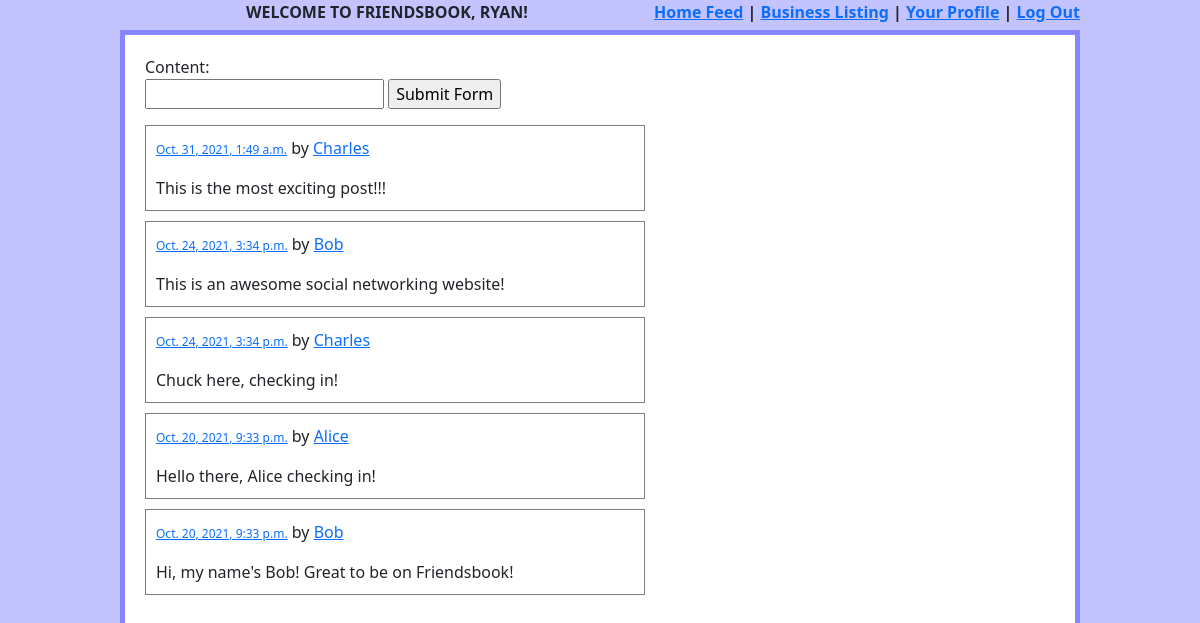
The app's page / (signed in) with its own data.
### post/models.py (models this page shows, shortened)
class Post(models.Model):
    author = models.ForeignKey(User, null=True, blank=True, on_delete=CASCADE)
    content = models.CharField(max_length=140, validators=[validate_no_bad_words])
    created_on = models.DateTimeField('date created', auto_now_add=True)
    objects = models.Manager()
    feed_manager = FeedManager()

### post/views.py (the view)
# urls.py: path('', post_feed, name='home'),
@vary_on_cookie
def post_feed(request):
    if not request.user.is_authenticated:
        return redirect('/account/login/')
    post_form = PostForm()
    if request.method == 'POST':
        post_form = add_post(request)
    template = loader.get_template('feed.html')
    posts = Post.feed_manager.get_feed(request)
    return HttpResponse(template.render({'posts': posts, 'new_post_form': post_form}, request))

### post/forms.py
class PostForm(forms.ModelForm):
    class Meta:
        model = Post
        fields = ['content']

### post/managers.py (called while the page is built)
    def get_feed(self, request):
        return self.exclude(author = request.user).order_by('-created_on')

### post/templatetags/curb_your_enthusiasm.py (called while the page is built)
@register.filter(name='single_exclamation')
def single_exclamation(value, args):
    pattern = '[!]{'+str(args-1)+'}[!]+'
    return re.sub(pattern, '!'*args, value)

### post/templates/feed.html (shortened to what this page needs)
{% include 'header.html' %}
{% load curb_your_enthusiasm %}
<div class="wrapper">
<form method="post" action="">
    {{new_post_form}}
    <input type="submit" value="Submit Form"/>
</form>
{% for post in posts %}
<div class="post">
    <span id="post-{{post.id}}">
        <span class="date"><a href="/post/{{post.id}}">{{post.created_on}}</a></span> by <a href="/profile/{{ post.author.id }}">{{post.author.username}}</a>
        </p>{{post.content | single_exclamation:3}}
    </span>
</div>
{% endfor %}
</div>

### post/templates/header.html (shortened to what this page needs)
{% load bootstrap5 %}
{% bootstrap_css %}
{% load static %}
<link rel="stylesheet" type="text/css" href="{% static 'css/styles.css' %}">
<div class="header">
    WELCOME TO FRIENDSBOOK, {{request.user.username|upper}}!
    <div class="links"><a href="/">Home Feed</a>&nbsp;|&nbsp;<a href="/businesses">Business Listing</a>&nbsp;|&nbsp;<a href="/profile/{{request.user.id}}">Your Profile</a>&nbsp;|&nbsp;<a href="/account/logout/">Log Out</a></div>
</div>

### static/css/styles.css (style rules this page uses)
label { display: block; }
.header { width: 80%; margin: auto; text-align: center; font-weight: bold; height: 30px; }
.links { float: right; }
.wrapper { border: 5px solid rgb(135, 135, 255); width: 80%; margin: auto; padding: 20px; background-color: white; height: 100%; }
.post { border: 1px solid gray; width: 500px; padding: 10px; margin-top: 10px; }
.date { color: gray; font-size: 12px; }

### records on screen
Post: created_on "Oct. 31, 2021, 1:49 a.m.", author.username "Charles", content|single_exclamation "This is the most exciting post!!!"
Post: created_on "Oct. 24, 2021, 3:34 p.m.", author.username "Bob", content|single_exclamation "This is an awesome social networking website!"
Post: created_on "Oct. 24, 2021, 3:34 p.m.", author.username "Charles", content|single_exclamation "Chuck here, checking in!"
Post: created_on "Oct. 20, 2021, 9:33 p.m.", author.username "Alice", content|single_exclamation "Hello there, Alice checking in!"
Post: created_on "Oct. 20, 2021, 9:33 p.m.", author.username "Bob", content|single_exclamation "Hi, my name's Bob! Great to be on Friendsbook!"

### other values on screen
{{ request.user.username|upper }} "RYAN"
